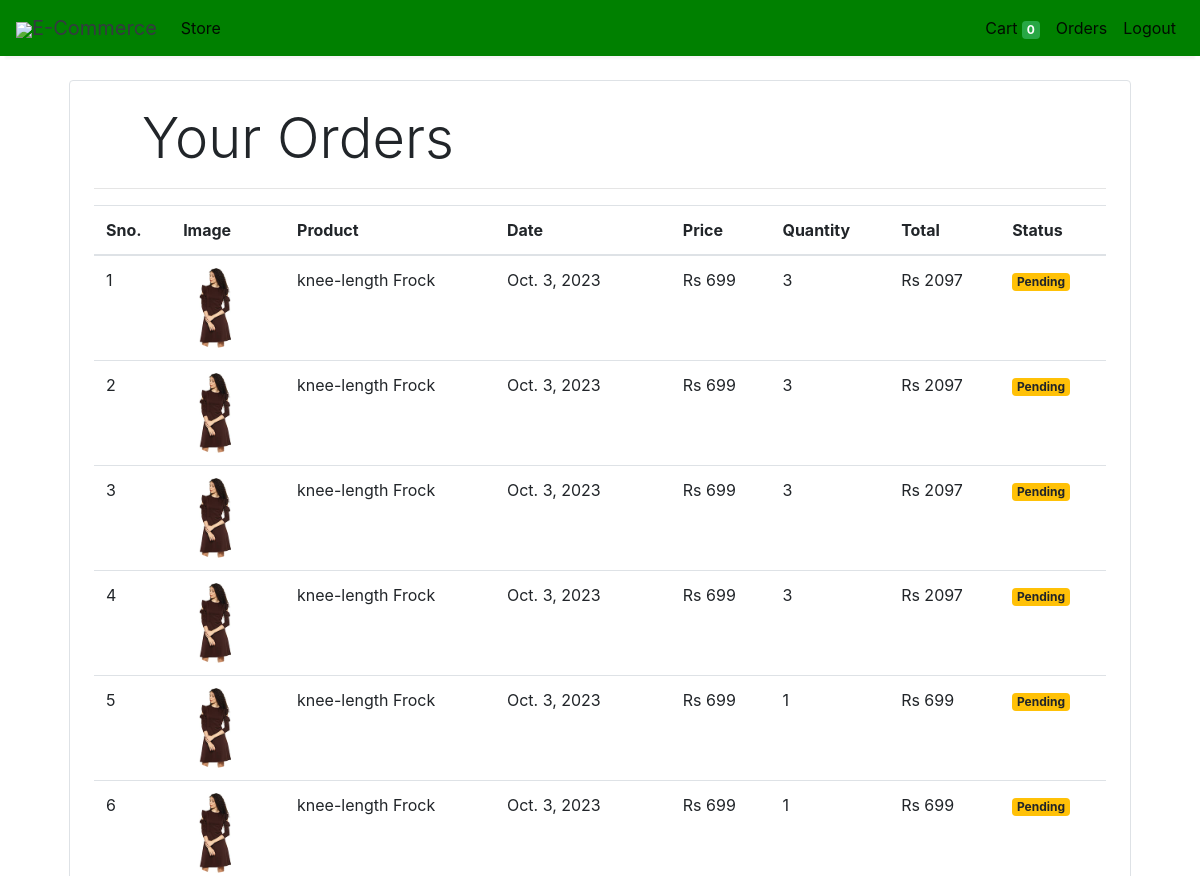
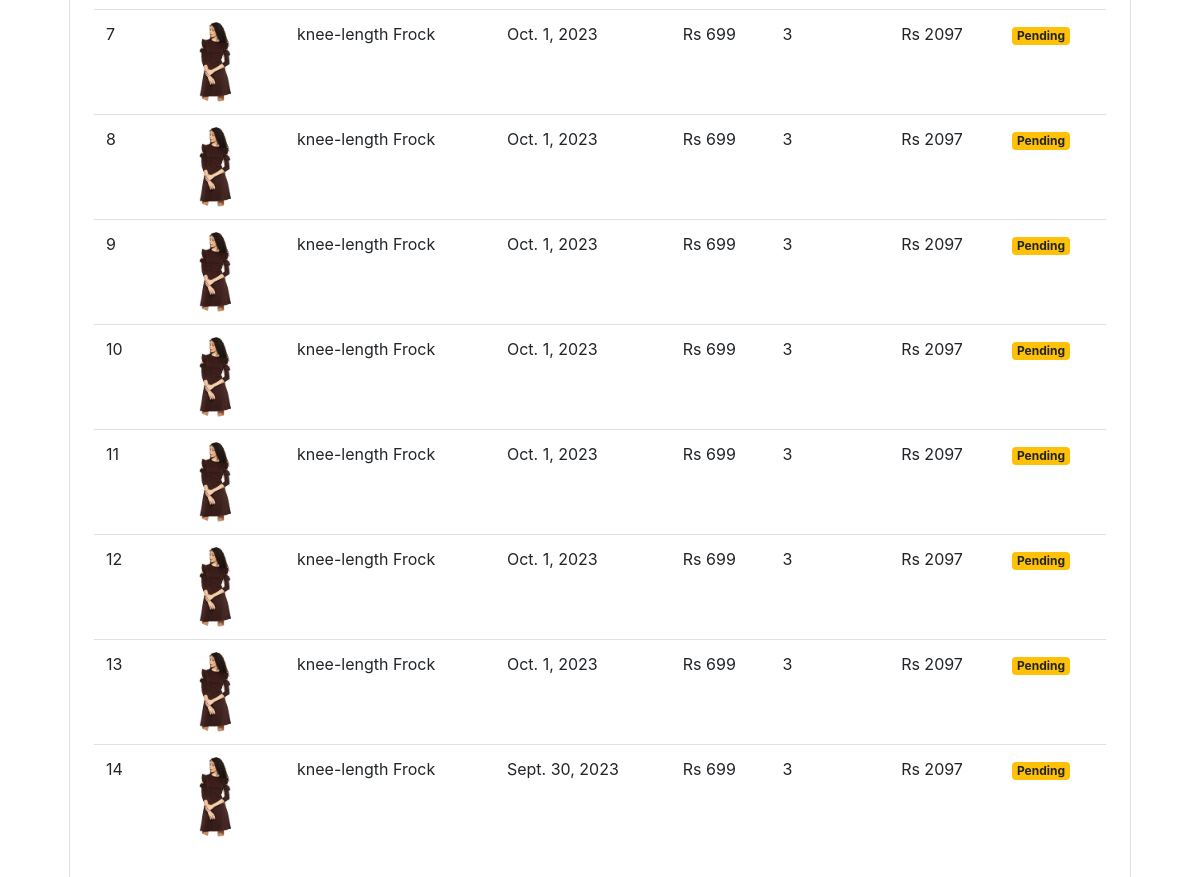
The app's page /orders (signed in), older data (2 pictures, top to bottom).
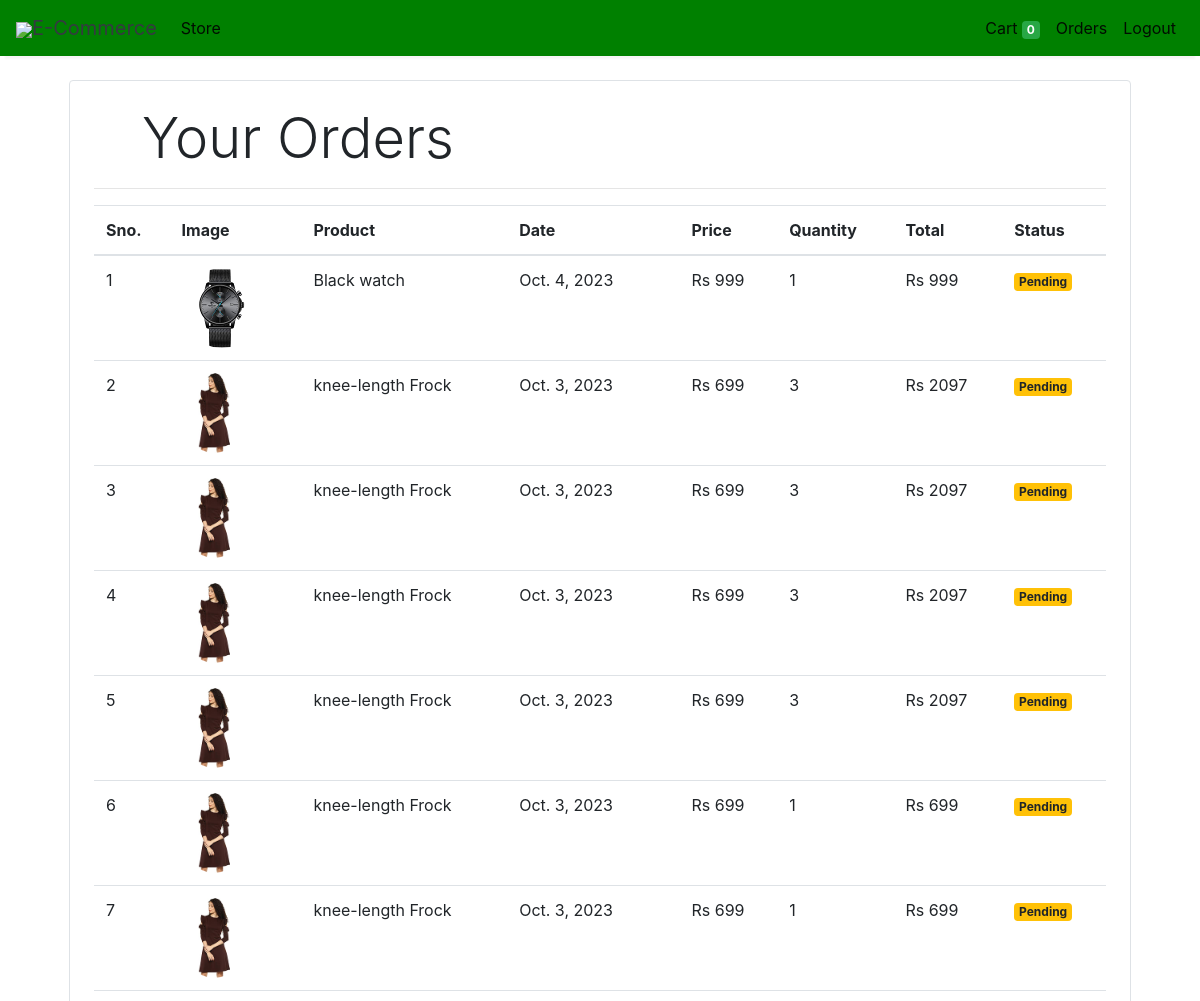
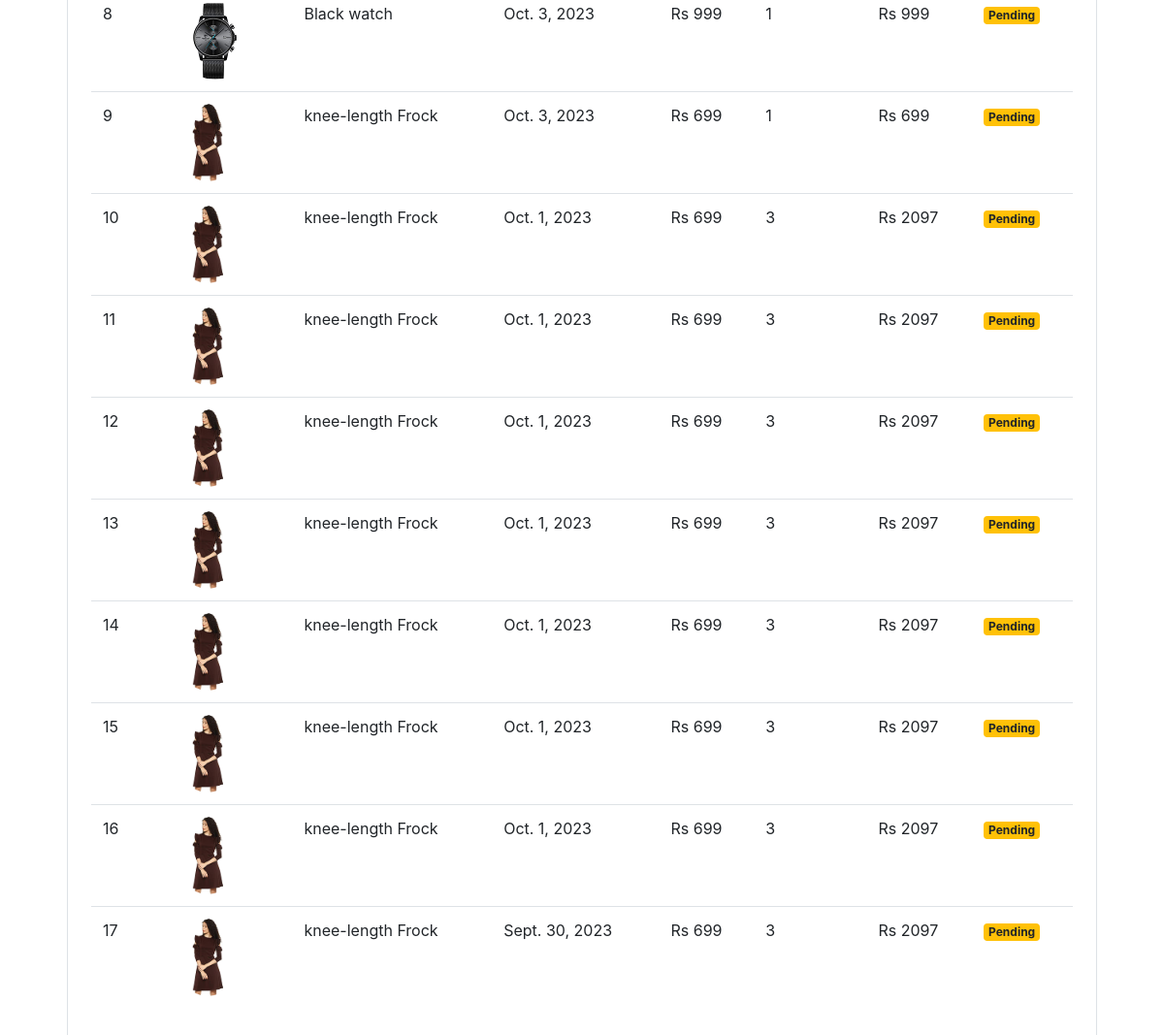
The same page, newer data (2 pictures, top to bottom).
### store/models/orders.py (models this page shows, shortened)
class Order(models.Model):
    product = models.ForeignKey(Products,
                                on_delete=models.CASCADE)
    customer = models.ForeignKey(Customer,
                                 on_delete=models.CASCADE)
    quantity = models.IntegerField(default=1)
    price = models.IntegerField()
    address = models.CharField (max_length=50, default='', blank=True)
    phone = models.CharField (max_length=50, default='', blank=True)
    date = models.DateField (default=datetime.datetime.today)
    status = models.BooleanField (default=False)
    @staticmethod
    def get_orders_by_customer(customer_id):
        return Order.objects.filter(customer=customer_id).order_by('-date')

### store/models/product.py (models this page shows, shortened)
class Products(models.Model):
    name = models.CharField(max_length=60)
    price= models.IntegerField(default=0)
    category= models.ForeignKey(Category,on_delete=models.CASCADE,default=1 )
    description= models.CharField(max_length=250, default='', blank=True, null= True)
    image= models.ImageField(upload_to='uploads/products/')

### store/middlewares/auth.py (the view)
    def middleware(request):
        print(request.session.get('customer'))
        returnUrl = request.META['PATH_INFO']
        print(request.META['PATH_INFO'])
        if not request.session.get('customer'):
           return redirect(f'login?return_url={returnUrl}')
        response = get_response(request)
        return response

### store/templatetags/custom_filter.py (called while the page is built)
@register.filter(name='currency')
def currency(number):
    return "Rs "+str(number)

@register.filter(name='multiply')
def multiply(number , number1):
    return number * number1

### store/views/orders.py (called while the page is built)
    def get(self , request ):
        customer = request.session.get('customer')
        orders = Order.get_orders_by_customer(customer)
        print(orders)
        return render(request , 'orders.html'  , {'orders' : orders})

### store/templates/orders.html
{% extends 'base.html' %}
{% block content %}
{% load cart %}
{% load custom_filter %}
<div class="container">
   <div class="border rounded p-4 m-4">
        <p class="display-4 pl-4 ml-4">Your Orders</p>
        <hr>
        <table class="table">
            <thead>
                <tr>
                    <th>Sno.</th>
                    <th>Image</th>
                    <th>Product</th>
                    <th>Date</th>
                    <th>Price</th>
                    <th>Quantity</th>
                    <th>Total</th>
                    <th>Status</th>
                </tr>
            </thead>
            <tbody>
                {% for order in orders %}
                <tr>
                    <td>{{forloop.counter}}</td>
                    <td><img style="height: 80px;" class="rounded-circle" src="{{order.product.image.url}}" alt=""></td>
                    <td>{{order.product.name}}</td>
                    <td>{{order.date}}</td>
                    <td>{{order.price|currency}}</td>
                    <td>{{order.quantity}}</td>
                    <td>{{order.quantity|multiply:order.price|currency}}</td>
                    {% if order.status %}
                    <td><small class="badge badge-success">Completed</small></td>
                    {%else%}
                    <td><small class="badge badge-warning">Pending</small></td>
                    {% endif %}
                </tr>
                {% endfor %}
            </tbody>
        </table>
   </div>
</div>
{% endblock %}

Row changes from the older to the newer data that the page shows:
added Order: product.image (picture), product.name "Black watch", date "Oct. 4, 2023", price "Rs 999", quantity "1", quantity|multiply "Rs 999", status "Pending"
added Order: product.image (picture), product.name "Black watch", date "Oct. 3, 2023", price "Rs 999", quantity "1", quantity|multiply "Rs 999", status "Pending"
added Order: product.image (picture), product.name "knee-length Frock", date "Oct. 3, 2023", price "Rs 699", quantity "1", quantity|multiply "Rs 699", status "Pending"
